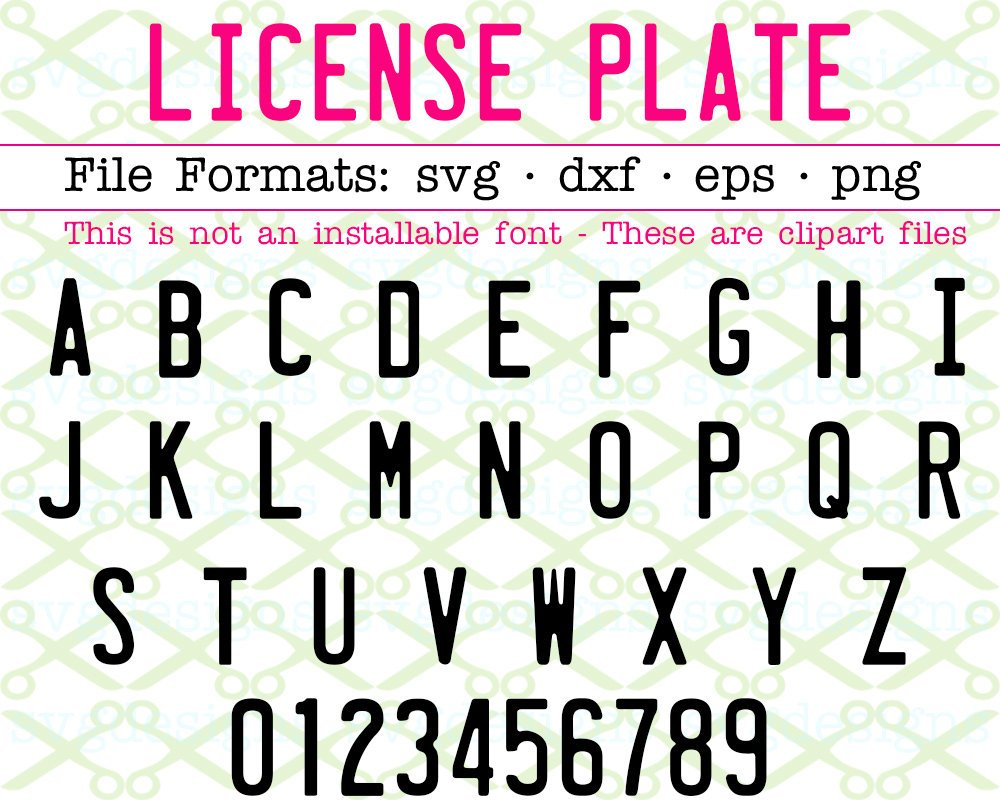
#> input picture licensePlateToText/letters.jpg, 1000 x 800 px
$ python isolateLetters.py
#> lines starting #> are read from the running program, lines starting #| are printed output that depends on the picture; after the words box and inside, x2 and y2 are one past the last pixel; in counts of white or black regions, pixels touching at a corner belong together
from skimage.io import imread
from skimage.filters import threshold_otsu
import matplotlib.pyplot as plt

car_image = imread("letters.jpg", as_gray=True)
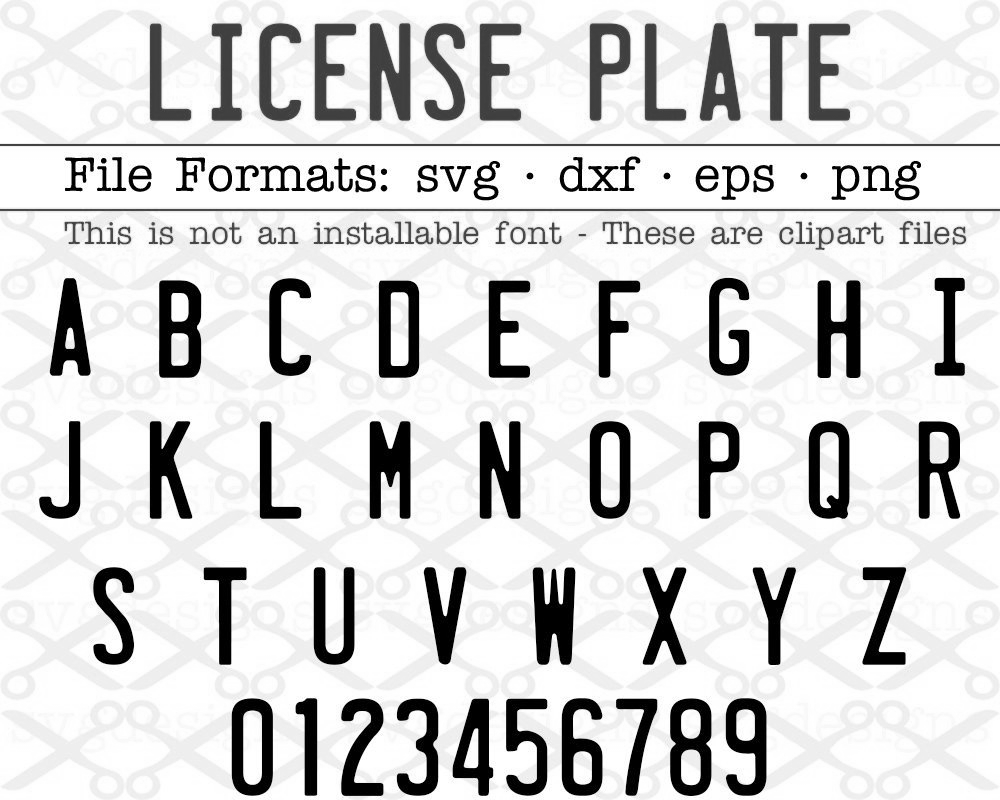
#> car_image: shape (800, 1000) float64; min 0, max 1, mean 0.847
# it should be a 2 dimensional array
print(car_image.shape)
#| (800, 1000)

# the next line is not compulsory however, a grey scale pixel
# in skimage ranges between 0 & 1. multiplying it with 255
# will make it range between 0 & 255 (something we can relate better with

gray_car_image = car_image * 255
threshold_value = 30
binary_car_image = gray_car_image > threshold_value
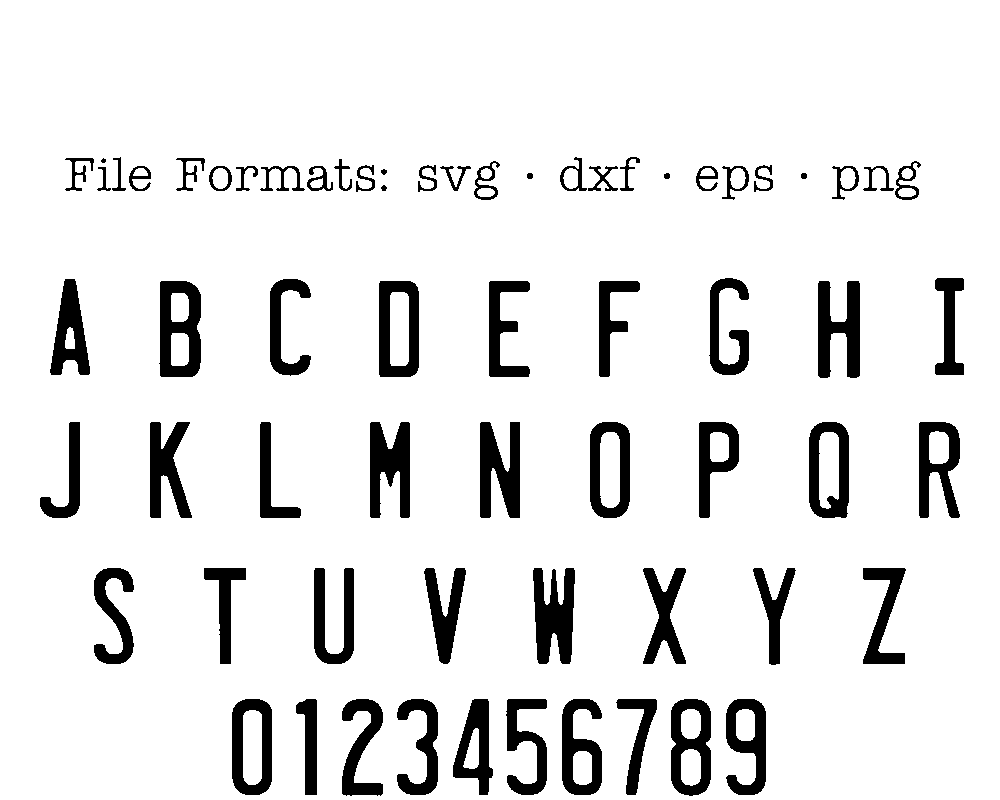
#> binary_car_image: shape (800, 1000) bool; 90.3% white; 65 black regions (1 under 20 px), largest, box (x1, y1, x2, y2) and area: (533, 568, 575, 664) 2844, (159, 281, 201, 377) 2711, (480, 422, 520, 518) 2696
plt.imshow(binary_car_image, cmap="gray")
plt.show()
plt.savefig('lettersIsolated.jpg')
